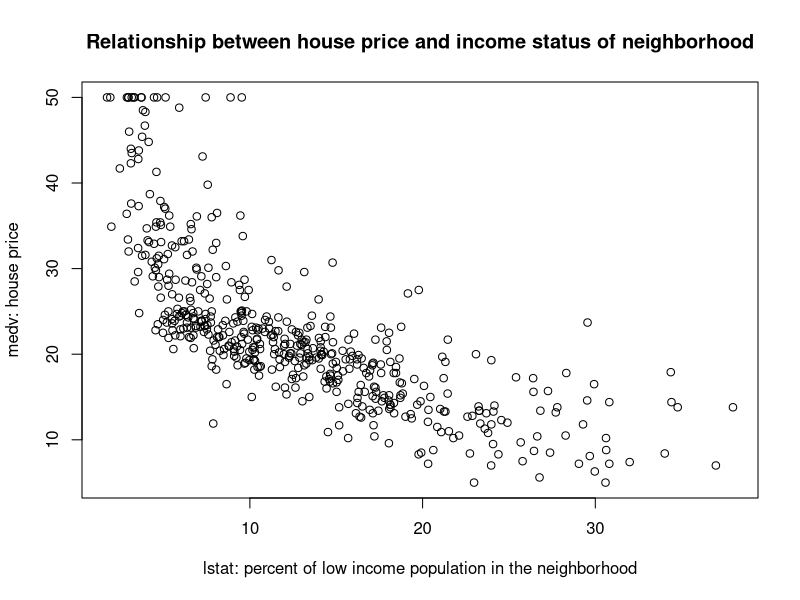
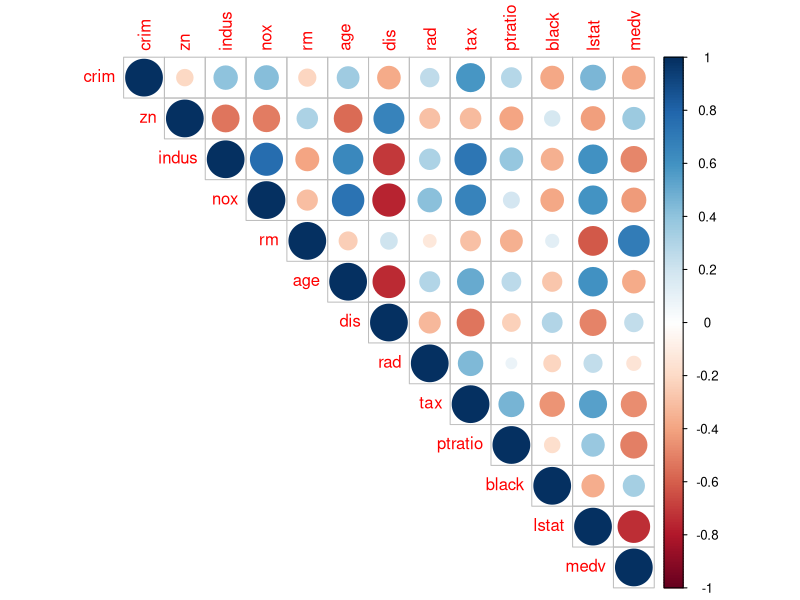
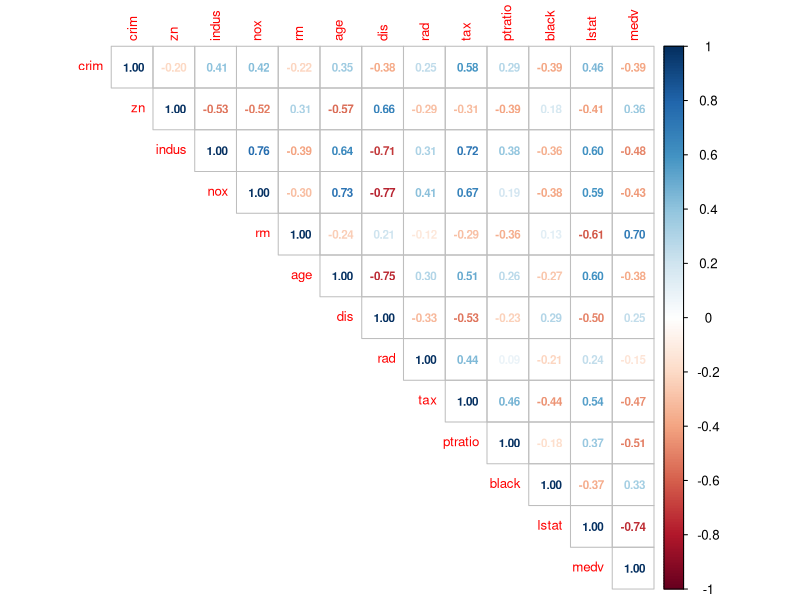
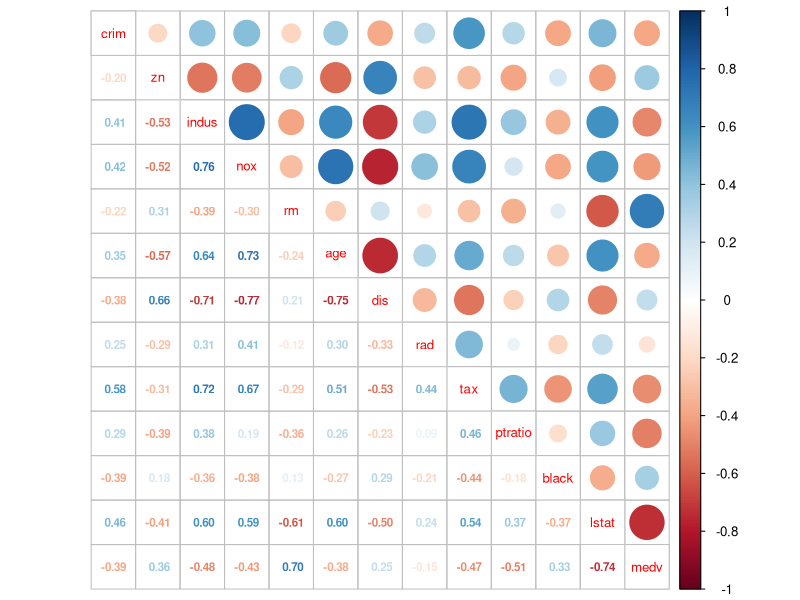
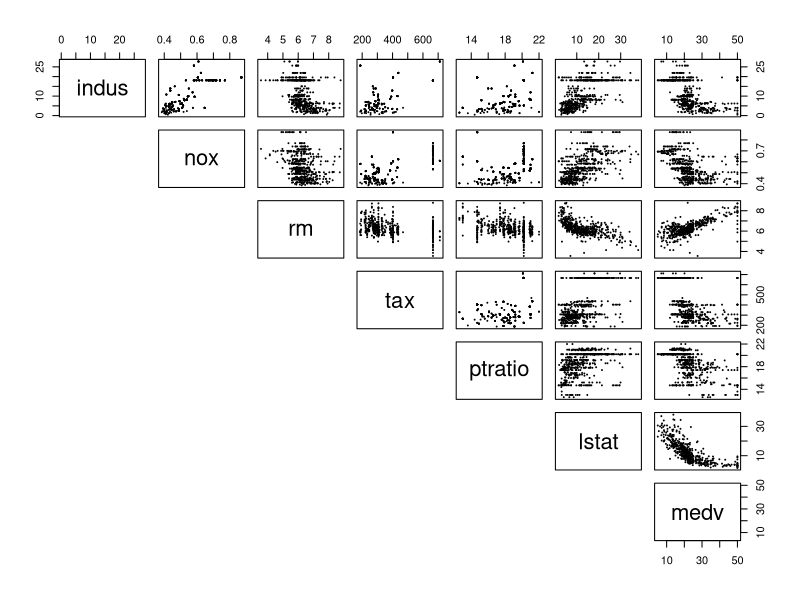
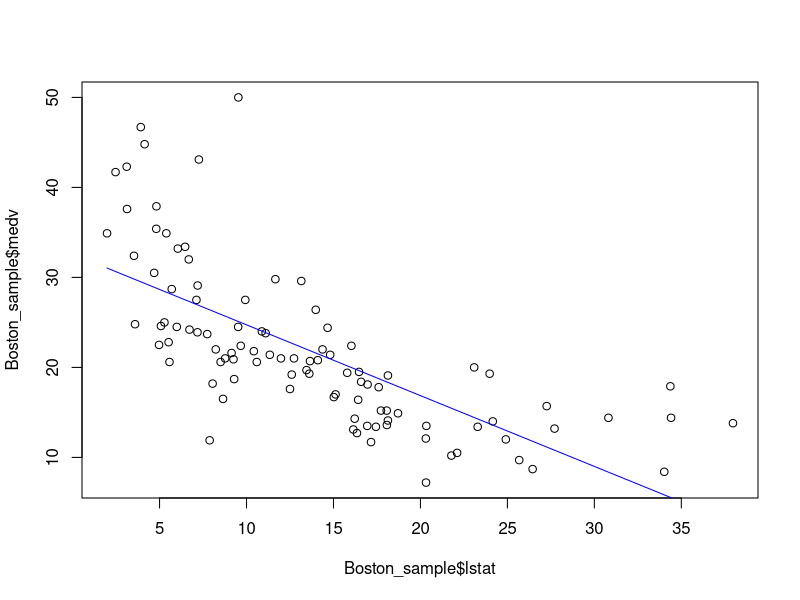
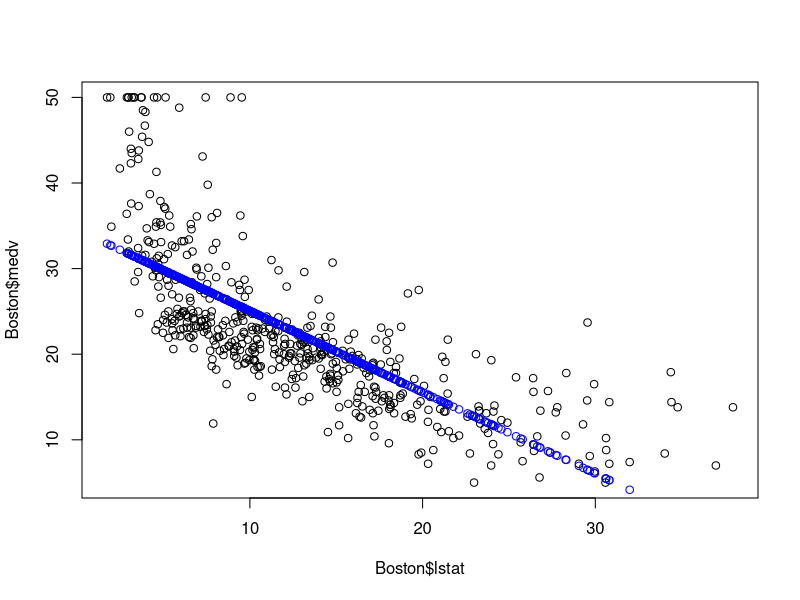
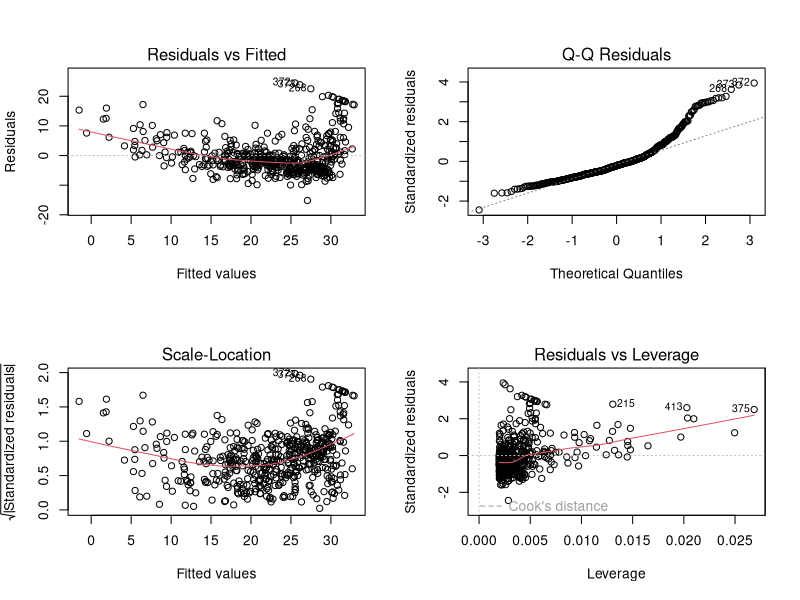

Write the R code that produced these figures, in order.
## ---- chunk 1
library(data.table)
library(corrplot)
## ---- chunk 2
Boston=fread("data/Boston.csv")
plot(Boston$lstat,Boston$medv, 
     xlab ="lstat: percent of low income population in the neighborhood", 
     ylab = "medv: house price",
     main="Relationship between house price and income status of neighborhood")
## ---- chunk 3
Boston=fread("data/Boston.csv")  # read the data in R as data.table
head(Boston)                # inspect the first few rows visually
## ---- chunk 4
str(Boston)  # examine the structure of the data
## ---- chunk 5
# examine the frequency table of location variable
table(Boston$location)

 # change location from character as factor
Boston[,location:=factor(location)] 

# examine the frequencey table of chas variable
table(Boston$chas)

# change chas (0/1 variable) from numeric to factor
Boston[,chas:=factor(chas)] 
## ---- chunk 6
sum(is.na(Boston))
## ---- chunk 7
summary(Boston)
## ---- chunk 8
# cor() is only takes numeric variables as arguments
corr=cor(Boston[,-c("location","chas")])   

# round the correlation coefficient with 2 digits
round(corr, digits = 2) 
## ---- chunk 9
# the correlation between x and y is the same as y and x
# thus, we only need the upper or lower part of the matrix
corrplot(corr, type = "upper")  
## ---- chunk 10
# number.cex and tl.cex change the font size of the number and label, respectively
corrplot(corr, type = "upper", method = "number",  number.cex = .7, tl.cex=0.8)
## ---- chunk 11
corrplot.mixed(corr, number.cex = .7, tl.cex=0.8)
## ---- chunk 12
pairs(Boston[,c("indus","nox","rm","tax","ptratio","lstat","medv")], 
      pch = 19,  cex = 0.1, lower.panel=NULL)  # cex sets the size of the points
## ---- chunk 13
head(Boston[,.(medv=medv,lstat, medvFit=paste("beta0+beta1*",lstat, sep=""), error=paste(medv,"-","beta0-beta1*",lstat, sep="") )])
## ---- chunk 14
lm(formula=medv~lstat, data=Boston)
## ---- chunk 15
fit1=lm(medv~lstat, data=Boston)
summary(fit1)
## ---- chunk 16
names(fit1)
## ---- chunk 17
# Take 100 houses randomly from the Boston dataset
Boston_sample=Boston[sample(1:506, 100, replace=FALSE)] 

# estimate coefficients based on the sub-sample
fit_sub=lm(formula=medv~lstat, data=Boston_sample)

# plot the sub-sample and fitted line
plot(Boston_sample$lstat, Boston_sample$medv)
points(Boston_sample$lstat, fitted(fit_sub), col="blue", type="l")
## ---- chunk 18
# get confidence interval with confidence level of 0.95
confint(fit1, level=0.95)
## ---- chunk 19
# plot the original data
plot(Boston$lstat, Boston$medv)

# fitted() function returns the fitted value
points(Boston$lstat, fitted(fit1), col="blue") 

## ---- chunk 20
summary(fit1)
## ---- chunk 21
par(mfrow=c(2,2)) # arrange subplot in 2 by 2 matrix
plot(fit1)
## ---- chunk 22
plot(Boston$lstat, Boston$medv)
points(Boston$lstat, fitted(fit1), col="blue")
## ---- chunk 23
predict(fit1,data.table(lstat=c(10:20)), interval="confidence")
